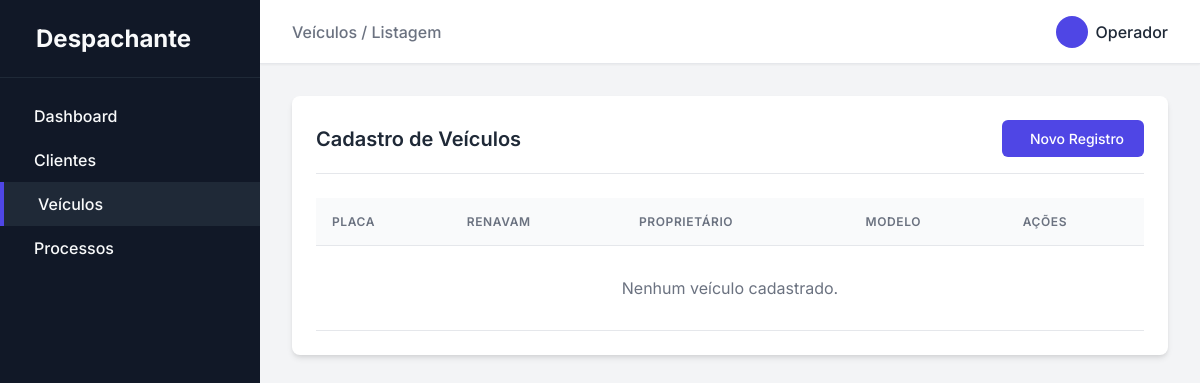
Before: /veiculos with the older database file.
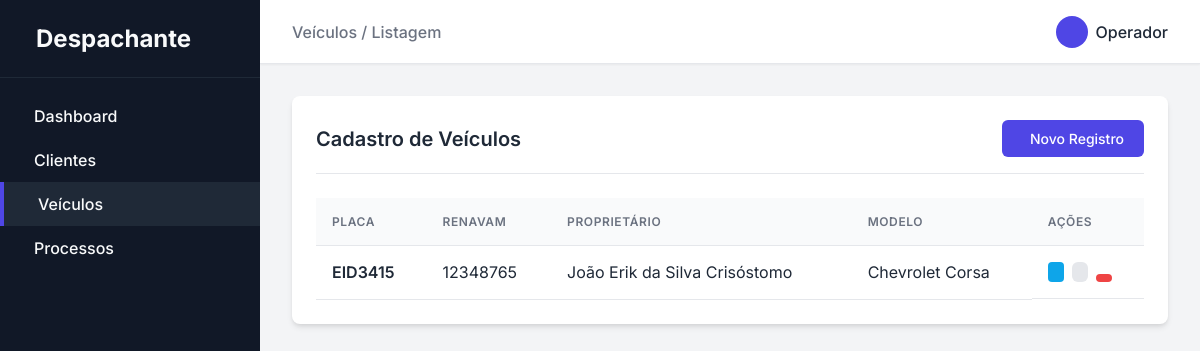
After: the same page with the newer database file.
### app/models.py (models this page shows)
class Veiculo(db.Model):
    __tablename__ = 'veiculo'
    id = db.Column(db.Integer, primary_key=True)
    placa = db.Column(db.String(50), nullable=False)
    renavam = db.Column(db.String(50), nullable=False)
    chassis = db.Column(db.String(50), nullable=False)
    grupo = db.Column(db.String(50), nullable=False)
    placa_anterior = db.Column(db.String(50), nullable=False)
    proprietario_anterior = db.Column(db.String(50), nullable=False)
    cpf__cnpj_anterior = db.Column(db.String(50), nullable=False)
    marca__modelo = db.Column(db.String(50), nullable=False)
    tipo = db.Column(db.String(50), nullable=False)
    especie = db.Column(db.String(50), nullable=False)
    cor = db.Column(db.String(50), nullable=False)
    combustivel = db.Column(db.String(50), nullable=False)
    categoria = db.Column(db.String(50), nullable=False)
    ano_fabricacao = db.Column(db.String(50), nullable=False)
    ano_modelo = db.Column(db.String(50), nullable=False)
    cilindradas = db.Column(db.String(50), nullable=False)
    potencia = db.Column(db.String(50), nullable=False)
    passageiros = db.Column(db.String(50), nullable=False)
    proprietario_id = db.Column(db.Integer, db.ForeignKey('cliente.id'))
    processos = db.relationship('Processo', backref='veiculo', lazy=True)

class Cliente(db.Model):
    __tablename__ = 'cliente'
    id = db.Column(db.Integer, primary_key=True)
    nome = db.Column(db.String(50), nullable=False)
    vencimento_cnh = db.Column(db.Date, nullable=False)
    nome_pai = db.Column(db.String(50), nullable=False)
    nome_mae = db.Column(db.String(50), nullable=False)
    cpf__cnpj = db.Column(db.String(50), nullable=False)
    rg = db.Column(db.String(50), nullable=False)
    data_nascimento = db.Column(db.Date, nullable=False)
    email = db.Column(db.String(50), nullable=False)
    telefone = db.Column(db.String(50), nullable=False)
    endereco_id = db.Column(db.Integer, db.ForeignKey('endereco.id'))
    veiculos = db.relationship('Veiculo', backref='cliente', lazy=True)
    processos = db.relationship('Processo', backref='cliente', lazy=True)

### app/routes/home.py (the view)
@bp.route('/veiculos')
def veiculos():
    veiculos = Veiculo.query.all()
    return render_template('veiculos/index.html', veiculos=veiculos)

### app/templates/veiculos/index.html (shortened to what this page needs)
{% extends 'base.html' %}
{% block breadcrumb %}Veículos / Listagem{% endblock %}
{% block content %}
<div class="card">
    <div class="card-header">
        <h2 class="card-title">Cadastro de Veículos</h2>
        <a href="{{ url_for('home.veiculo_novo') }}" class="btn btn-primary">
            Novo Registro
        </a>
    </div>
    <div class="table-responsive">
        <table class="table">
            <thead>
                <tr>
                    <th>Placa</th>
                    <th>Renavam</th>
                    <th>Proprietário</th>
                    <th>Modelo</th>
                    <th>Ações</th>
                </tr>
            </thead>
            <tbody>
                {% for veiculo in veiculos %}
                <tr>
                    <td style="font-weight: 600;">{{ veiculo.placa }}</td>
                    <td>{{ veiculo.renavam }}</td>
                    <td>{{ veiculo.cliente.nome if veiculo.cliente else '-' }}</td>
                    <td>{{ veiculo.marca__modelo }}</td>
                    <td class="actions" style="display: flex; gap: 0.5rem;">
                        <a href="{{ url_for('home.veiculo_visualizar', id=veiculo.id) }}" class="btn btn-info" style="padding: 0.25rem 0.5rem; background-color: #0ea5e9; color: white; border: none; border-radius: 0.25rem; text-decoration: none;"></a>
                        <a href="{{ url_for('home.veiculo_editar', id=veiculo.id) }}" class="btn btn-secondary" style="padding: 0.25rem 0.5rem;"></a>
                        <form action="{{ url_for('home.veiculo_excluir', id=veiculo.id) }}" method="POST" style="margin: 0; display: inline;" onsubmit="return confirm('Tem certeza que deseja excluir este veículo?');">
                            <button type="submit" class="btn btn-danger" style="padding: 0.25rem 0.5rem; border: none; cursor: pointer;"></button>
                        </form>
                    </td>
                </tr>
                {% else %}
                <tr>
                    <td colspan="5" style="text-align: center; color: var(--text-muted); padding: 2rem;">Nenhum veículo cadastrado.</td>
                </tr>
                {% endfor %}
            </tbody>
        </table>
    </div>
</div>
{% endblock %}

### app/templates/base.html (shortened to what this page needs)
<!DOCTYPE html>
<html lang="pt-br">
<head>
    <link rel="stylesheet" href="{{ url_for('static', filename='css/style.css') }}">
</head>
<body>
    <div class="app-container">
        <aside class="sidebar">
            <div class="sidebar-header">
                <span>Despachante</span>
            </div>
            <nav class="sidebar-nav">
                <a href="{{ url_for('home.index') }}"
                    class="nav-item {% if request.endpoint == 'home.index' %}active{% endif %}">
                    Dashboard
                </a>
                <a href="{{ url_for('home.clientes') }}"
                    class="nav-item {% if 'cliente' in request.endpoint %}active{% endif %}">
                    Clientes
                </a>
                <a href="{{ url_for('home.veiculos') }}"
                    class="nav-item {% if 'veiculo' in request.endpoint %}active{% endif %}">
                    Veículos
                </a>
                <a href="{{ url_for('home.processos') }}"
                    class="nav-item {% if 'processo' in request.endpoint %}active{% endif %}">
                    Processos
                </a>
            </nav>
        </aside>
        <main class="main-content">
            <header class="topbar">
                <div class="breadcrumb">
                    <span style="color: var(--text-muted); font-weight: 500;">{% block breadcrumb %}Início{% endblock
                        %}</span>
                </div>
                <div class="user-profile" style="display: flex; align-items: center; gap: 0.5rem; font-weight: 500;">
                    <div
                        style="width: 32px; height: 32px; background: var(--primary-color); color: white; border-radius: 50%; display: flex; align-items: center; justify-content: center;">
                    </div>
                    <span>Operador</span>
                </div>
            </header>
            <div class="content-area">
                {% block content %}{% endblock %}
            </div>
        </main>
    </div>
</body>
</html>

### app/static/css/style.css (style rules this page uses)
:root { --primary-color: #4f46e5; --primary-hover: #4338ca; --bg-color: #f3f4f6; --card-bg: #ffffff; --text-main: #1f2937; --text-muted: #6b7280; --border-color: #e5e7eb; --sidebar-bg: #111827; --sidebar-text: #f9fafb; --sidebar-hover: #1f2937; --danger: #ef4444; --success: #10b981; }
* { margin: 0; padding: 0; box-sizing: border-box; }
body { font-family: 'Inter', -apple-system, BlinkMacSystemFont, "Segoe UI", Roboto, Helvetica, Arial, sans-serif; background-color: var(--bg-color); color: var(--text-main); display: flex; height: 100vh; overflow: hidden; }
.app-container { display: flex; width: 100%; height: 100%; }
.sidebar { width: 260px; background-color: var(--sidebar-bg); color: var(--sidebar-text); display: flex; flex-direction: column; transition: all 0.3s ease; }
.sidebar-header { padding: 1.5rem; font-size: 1.5rem; font-weight: 700; border-bottom: 1px solid var(--sidebar-hover); display: flex; align-items: center; gap: 0.75rem; }
.sidebar-nav { padding: 1rem 0; flex: 1; }
.nav-item { display: flex; align-items: center; padding: 0.75rem 1.5rem; color: var(--sidebar-text); text-decoration: none; transition: background-color 0.2s; font-weight: 500; }
.nav-item:hover, .nav-item.active { background-color: var(--sidebar-hover); border-left: 4px solid var(--primary-color); }
.main-content { flex: 1; display: flex; flex-direction: column; overflow: hidden; }
.topbar { height: 64px; background-color: var(--card-bg); border-bottom: 1px solid var(--border-color); display: flex; align-items: center; padding: 0 2rem; justify-content: space-between; box-shadow: 0 1px 2px rgba(0,0,0,0.05); }
.content-area { flex: 1; padding: 2rem; overflow-y: auto; }
.card { background-color: var(--card-bg); border-radius: 0.5rem; box-shadow: 0 4px 6px -1px rgba(0, 0, 0, 0.1), 0 2px 4px -1px rgba(0, 0, 0, 0.06); padding: 1.5rem; margin-bottom: 2rem; }
.card-header { display: flex; justify-content: space-between; align-items: center; margin-bottom: 1.5rem; padding-bottom: 1rem; border-bottom: 1px solid var(--border-color); }
.card-title { font-size: 1.25rem; font-weight: 600; }
.btn { display: inline-flex; align-items: center; justify-content: center; padding: 0.625rem 1.25rem; border-radius: 0.375rem; font-weight: 500; font-size: 0.875rem; cursor: pointer; transition: all 0.2s; border: none; text-decoration: none; }
.btn-primary { background-color: var(--primary-color); color: white; }
.btn-danger { background-color: var(--danger); color: white; }
.btn-secondary { background-color: #e5e7eb; color: var(--text-main); }
.table-responsive { overflow-x: auto; }
.table { width: 100%; border-collapse: collapse; }
.table th, .table td { padding: 1rem; text-align: left; border-bottom: 1px solid var(--border-color); }
.table th { font-weight: 600; color: var(--text-muted); background-color: #f9fafb; text-transform: uppercase; font-size: 0.75rem; letter-spacing: 0.05em; }
.actions { display: flex; gap: 0.5rem; }

Changed rows visible on the page:
added Veiculo: placa "EID3415", renavam "12348765", cliente "João Erik da Silva Crisóstomo", marca__modelo "Chevrolet Corsa"
Other visible differences:
text no longer shown: "Nenhum veículo cadastrado."
